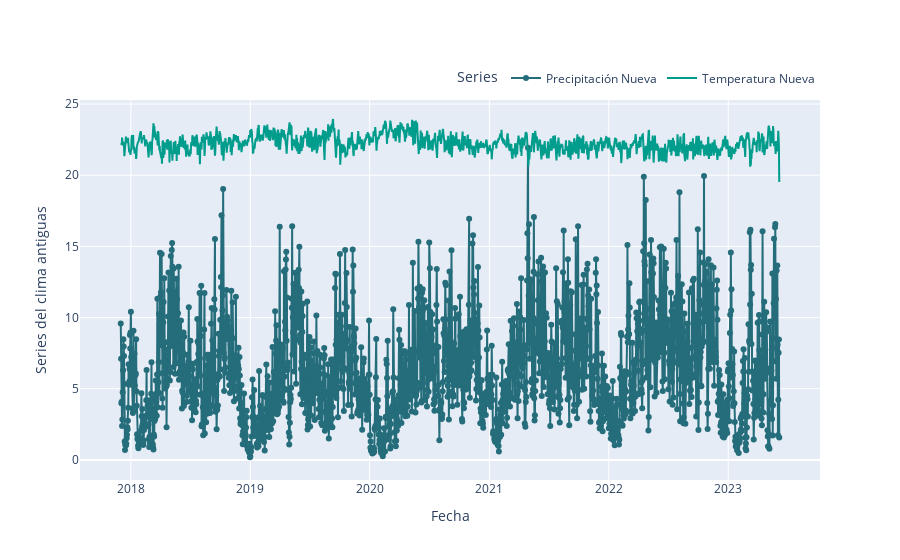

Write notebook code for a chart like this one.
### Code cell
#Gráfica de Precipitación y temperatura Nueva...........

trace1 = go.Scatter(
    x=df_resampled_prep['Fecha'],
    y=df_resampled_prep['Valor'],
    mode='lines+markers',  # Esto agrega marcadores a la línea
    line=dict(shape='linear', color='#256d7b'),  # Personaliza el estilo de la línea
    name='Precipitación Nueva'  # Nombre de la serie para la leyenda
)

# Agrega la tercera serie con go.Scatter
trace2 = go.Scatter(
    x=df_resampled_temp['Fecha'],
    y=df_resampled_temp['Valor'],
    mode='lines',
    line=dict(color='#009c8c'),
    name='Temperatura Nueva'
)

# Ahora puedes crear la figura con todas las trazas
fig = go.Figure(data=[trace1, trace2])

# Personaliza el diseño de la leyenda
fig.update_layout(
    legend=dict(
        title='Series',
        orientation='h',
        yanchor='bottom',
        y=1.02,
        xanchor='right',
        x=1
    )
)

# Actualiza los títulos de los ejes
fig.update_xaxes(title='Fecha')
fig.update_yaxes(title='Series del clima antiguas')

# Muestra el gráfico
fig.show()

### Figure 1 — Plotly figure (JSON) as saved in the notebook; plotly's stock layout.template omitted (floating-point values rounded to 4 significant figures; data arrays with more than 128 entries replaced by an {"elided": "..."} marker saying what was removed)
{"data": [{"line": {"color": "#256d7b", "shape": "linear"}, "mode": "lines+markers", "name": "Precipitación Nueva", "type": "scatter", "x": {"elided": "2014 str values"}, "y": {"elided": "2014 float values"}}, {"line": {"color": "#009c8c"}, "mode": "lines", "name": "Temperatura Nueva", "type": "scatter", "x": {"elided": "2014 str values"}, "y": {"elided": "2014 float values"}}], "layout": {"legend": {"orientation": "h", "title": {"text": "Series"}, "x": 1, "xanchor": "right", "y": 1.02, "yanchor": "bottom"}, "xaxis": {"title": {"text": "Fecha"}}, "yaxis": {"title": {"text": "Series del clima antiguas"}}}}
